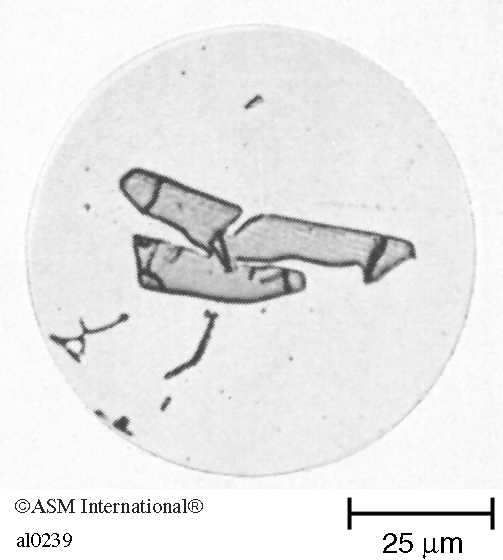
#> input picture testimg/t1.png, 503 x 560 px, given as the content of the folder ../Micrographs/al, which was not available
$ python scale.py   (older library calls are emulated)
#> lines starting #> are read from the running program, lines starting #| are printed output that depends on the picture; pictures that were not available may be replaced by others from this repository, and a replacement may not be noted
import os
import glob
import numpy as np
from skimage.io import imread, imshow, imsave
from skimage.transform import resize
from skimage.color import gray2rgb
from skimage.filters import gaussian
# import matplotlib.pyplot as plt

from collections import defaultdict


def bot_crop(image):
    # Since the top & bottom have the scales and the marks,
    # which is useless for the future image representation,
    # they are cut in this part. The shape is usually around 75 pixels#
    x, y = np.array(image.shape).astype(int)
    imaged = image[0:x - 75, :]

    return imaged


def getBackgroundColor(im, edge=None):
    if edge is None:
        edge = 5

    x, y = im.shape

    top = im[:edge, :]
    bottom = im[x - edge:, :]
    left = im[:, :edge]
    right = im[:, y - edge:]

    colors = defaultdict(lambda: 0)
    for img in (left, right, top, bottom):
        w, h = img.shape
        for i in range(w):
            for j in range(h):
                c = img[i, j]
                colors[c] += 1

    colors_reversed = [(count, color) for (color, count) in colors.items()]
    background_color = max(colors_reversed)[1]
    return background_color


def imgshape(image):
    x, y = image.shape
    (estimatex, estimatey) = (int(x * 0.2), int(y * 0.2))
    average = np.average(image)
    estimate1 = image[:estimatex, :estimatey]
    estimate2 = image[x - estimatex:, :estimatey]
    estimate3 = image[:estimatex, y - estimatey:]
    estimate4 = image[x - estimatex:, y - estimatey:]
    estimateaverage = np.average(
        estimate1 + estimate2 + estimate3 + estimate4) / 4.0
    # 1 = white, 0 = black#
    if (1 - estimateaverage) < 0.3 * (1 - average):
        return "Circle"
    else:
        return "Rectangular"


def autocrop(image, threshold, imgshape, heldout, bgc, error_rate):
    x, y = image.shape
    top = int(heldout * x)
    bottom = int(x - int(heldout * x))
    left = int(heldout * y)
    right = int(y - heldout * y)
    edge = []
    for start, end, step in ((top, 0, -1), (bottom, x, 1)):
        for i in range(start, end, step):
            count = 0
            for j in image[i, :]:
                if j not in range(int(bgc - threshold), int(bgc + threshold)):
                    count = count + 1
            error = count * 1.0 / y
            if error < error_rate:
                break
        edge.append(i)

    for start, end, step in ((left, 0, -1), (right, y, 1)):
        for i in range(start, end, step):
            count = 0
            for j in image[:, i]:
                if j not in range(int(bgc - threshold), int(bgc + threshold)):
                    count = count + 1
            error = count * 1.0 / x
            if error < error_rate:
                break
        edge.append(i)
    if imgshape == "Rectangular":
        auto_crop = image[edge[0]:edge[1], edge[2]:edge[3]]

    else:
        centerx = int((edge[0] + edge[1]) / 2.0)
        centery = int((edge[2] + edge[3]) / 2.0)
        dltx = int((edge[1] - edge[0]) / (2.0 * 1.8))
        dlty = int((edge[3] - edge[2]) / (2.0 * 1.5))

        auto_crop = image[centerx - dltx:centerx +
                          dltx, centery - dlty:centery + dlty]
    return auto_crop


if __name__ == '__main__':

    # Showing Overview for testimg
    def overview():
        n = 4
        paths = glob.glob(os.path.join('testimg', '*.*'))
        fig, axes = plt.subplots(int((len(paths) - 1) / n) * 2 + 2, n, figsize=(32,72))
        for a in axes:
            for b in a:
               b.axis('off')
        i = 0
        for path in paths:
            im = np.array(imread(path, as_grey=True), dtype=float)

            im = im * 1.0 / np.max(im)
            bgc = getBackgroundColor(im, edge=100)
            im_b = bot_crop(im)
            auto_cropimg = autocrop(im_b, threshold=15, imgshape=imgshape(im_b), heldout=0.2,
                                    bgc=bgc, error_rate=0.1)
            j = int(i / n) * 2
            k = i % n
            axes[j, k].imshow(im, cmap='gray')
            axes[j+1, k].imshow(auto_cropimg, cmap='gray')
            i = i + 1
        # plt.show()
        plt.savefig('overview.png')

        return 0

    # Scaling for every img in the Micrographs floder


    def scaling(main_mt):
#> called with main_mt = 'al'
        paths = glob.glob(os.path.join('../Micrographs', main_mt, '*.*'))
        for path in paths:
            (floder, filename) = os.path.split(path)
            print('Formatting {}'.format(filename))
            im = np.array(imread(path, as_grey=True), dtype=float)
#> im is the input picture: shape (560, 503) float64; min 0, max 1, mean 0.915
            bgc = getBackgroundColor(im, edge=100)
#> in getBackgroundColor, `top = im[:edge, :]`:
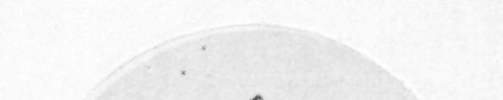
#> top: shape (100, 503) float64; min 0.349, max 1, mean 0.953
#> in getBackgroundColor, `bottom = im[x - edge:, :]`:
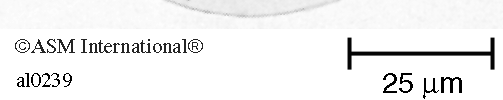
#> bottom: shape (100, 503) float64; min 0, max 1, mean 0.946
#> in getBackgroundColor, `right = im[:, y - edge:]`:
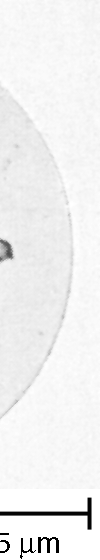
#> right: shape (560, 100) float64; min 0, max 1, mean 0.944
#> the loop in getBackgroundColor, `for img in (left, right, top, bottom):` made 4 passes
#> (w, h) on passes 1 to 4: (560, 100), (560, 100), (100, 503), (100, 503)
#> after the loop in getBackgroundColor, `for img in (left, right, top, bottom):`: colors = 186 items
#> in getBackgroundColor, `colors_reversed = [(count, color) for (color, count) in colors.items()]`: colors_reversed = 186 pairs, first value 1 to 45978, second value 0 to 1
#> in getBackgroundColor, `background_color = max(colors_reversed)[1]`: background_color = 1
#> bgc = 1
            im = bot_crop(im)
#> in bot_crop, `imaged = image[0:x - 75, :]`:
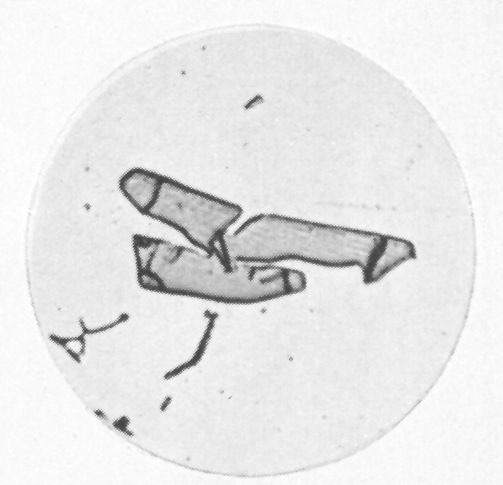
#> imaged: shape (485, 503) float64; min 0.239, max 1, mean 0.911
            auto_cropimg = autocrop(im, threshold=15, imgshape=imgshape(im), heldout=0.2,
                                    bgc=bgc, error_rate=0.1)
#> in imgshape, `average = np.average(image)`: average = 0.911
#> in imgshape, `estimate2 = image[x - estimatex:, :estimatey]`:
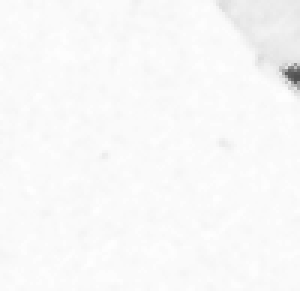
#> estimate2: shape (97, 100) float64 (shown 3 times larger); min 0.314, max 0.996, mean 0.975
#> in imgshape, `estimateaverage = np.average( estimate1 + estimate2 + estimate3 + esti..`: estimateaverage = 0.974
#> in autocrop, `auto_crop = image[centerx - dltx:centerx + dltx, centery - dlty:center..`:
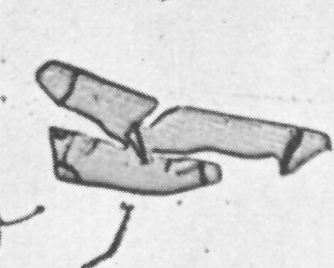
#> auto_crop: shape (268, 334) float64; min 0.239, max 0.976, mean 0.849
            scaled = resize(auto_cropimg, [224, 224])
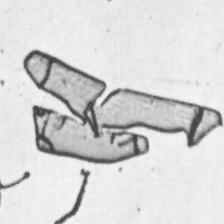
#> scaled: shape (224, 224) float64; min 0.242, max 0.967, mean 0.849
            colored = gray2rgb(scaled).astype(np.float32)
            colored = colored/np.max(colored)
#> (the run stopped early here; a loop or call above may not have finished)

$ run again, on testimg/t4.png
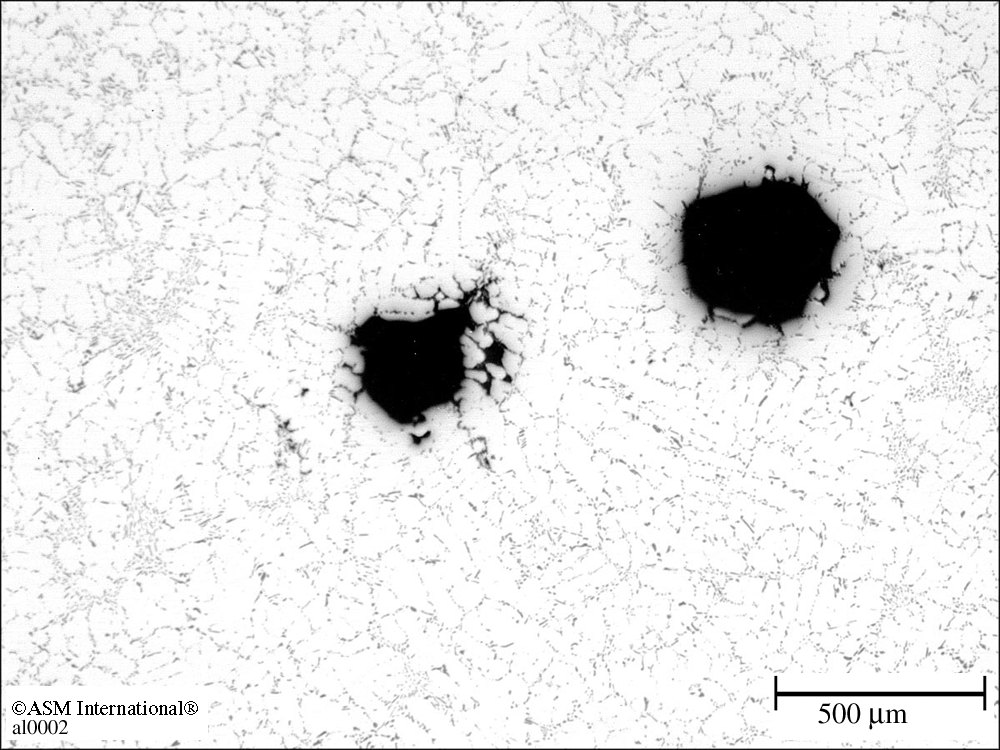
#> input picture testimg/t4.png, 1000 x 750 px, given as the content of the folder ../Micrographs/al, which was not available
#> in scaling, im is the input picture: shape (750, 1000) float64; min 0, max 1, mean 0.907
#> the loop in getBackgroundColor, `for img in (left, right, top, bottom):` made 4 passes
#> (w, h) on passes 1 to 4: (750, 100), (750, 100), (100, 1000), (100, 1000)
#> after the loop in getBackgroundColor, `for img in (left, right, top, bottom):`: colors = 191 items
#> colors_reversed = 191 pairs, first value 1 to 85960, second value 0 to 1
#> background_color = 1
#> average = 0.905
#> in imgshape, `estimate4 = image[x - estimatex:, y - estimatey:]`:
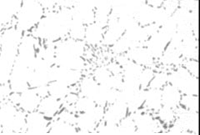
#> estimate4: shape (135, 200) float64; min 0.0275, max 1, mean 0.964
#> estimateaverage = 0.941
#> in scaling, `scaled = resize(auto_cropimg, [224, 224])`:
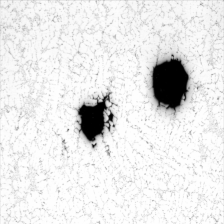
#> scaled: shape (224, 224) float64; min 0, max 1, mean 0.908

$ run again, on testimg/t5.png
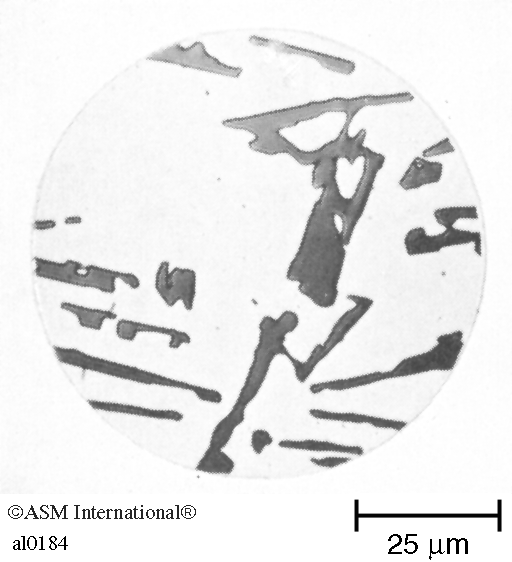
#> input picture testimg/t5.png, 512 x 562 px, given as the content of the folder ../Micrographs/al, which was not available
#> in scaling, im is the input picture: shape (562, 512) float64; min 0, max 1, mean 0.913
#> the loop in getBackgroundColor, `for img in (left, right, top, bottom):` made 4 passes
#> (w, h) on passes 1 to 4: (562, 100), (562, 100), (100, 512), (100, 512)
#> after the loop in getBackgroundColor, `for img in (left, right, top, bottom):`: colors = 193 items
#> colors_reversed = 193 pairs, first value 1 to 54633, second value 0 to 1
#> background_color = 1
#> average = 0.908
#> in imgshape, `estimate2 = image[x - estimatex:, :estimatey]`:
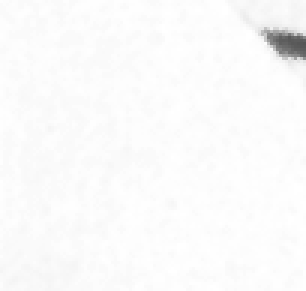
#> estimate2: shape (97, 102) float64 (shown 3 times larger); min 0.333, max 1, mean 0.982
#> estimateaverage = 0.989
#> in scaling, `scaled = resize(auto_cropimg, [224, 224])`:
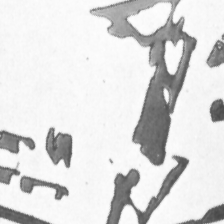
#> scaled: shape (224, 224) float64; min 0.285, max 0.999, mean 0.865

$ run again, on testimg/t6.png
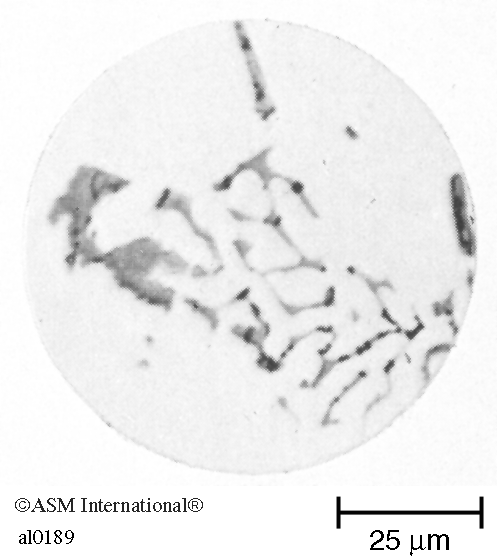
#> input picture testimg/t6.png, 497 x 560 px, given as the content of the folder ../Micrographs/al, which was not available
#> in scaling, im is the input picture: shape (560, 497) float64; min 0, max 1, mean 0.934
#> the loop in getBackgroundColor, `for img in (left, right, top, bottom):` made 4 passes
#> (w, h) on passes 1 to 4: (560, 100), (560, 100), (100, 497), (100, 497)
#> after the loop in getBackgroundColor, `for img in (left, right, top, bottom):`: colors = 199 items
#> colors_reversed = 199 pairs, first value 1 to 61358, second value 0 to 1
#> background_color = 1
#> average = 0.933
#> estimateaverage = 0.99
#> in scaling, `scaled = resize(auto_cropimg, [224, 224])`:
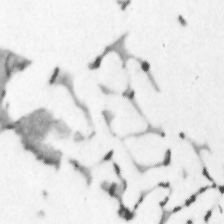
#> scaled: shape (224, 224) float64; min 0.274, max 0.987, mean 0.893
